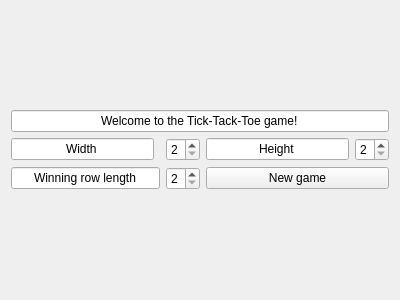
<?xml version="1.0" encoding="UTF-8"?>
<ui version="4.0">
 <class>MainWindow</class>
 <widget class="QMainWindow" name="MainWindow">
  <property name="geometry">
   <rect>
    <x>0</x>
    <y>0</y>
    <width>400</width>
    <height>300</height>
   </rect>
  </property>
  <property name="windowTitle">
   <string>MainWindow</string>
  </property>
  <widget class="QWidget" name="centralWidget">
   <layout class="QGridLayout" name="mainLayout">
    <item row="0" column="0">
     <layout class="QGridLayout" name="settingsLayout">
      <item row="2" column="2">
       <widget class="QSpinBox" name="rulesSpinBox">
        <property name="minimum">
         <number>2</number>
        </property>
        <property name="maximum">
         <number>9</number>
        </property>
       </widget>
      </item>
      <item row="1" column="3">
       <widget class="QLineEdit" name="heightText">
        <property name="text">
         <string>Height</string>
        </property>
        <property name="maxLength">
         <number>6</number>
        </property>
        <property name="cursorPosition">
         <number>0</number>
        </property>
        <property name="alignment">
         <set>Qt::AlignCenter</set>
        </property>
        <property name="readOnly">
         <bool>true</bool>
        </property>
       </widget>
      </item>
      <item row="1" column="2">
       <widget class="QSpinBox" name="widthSpinBox">
        <property name="minimum">
         <number>2</number>
        </property>
        <property name="maximum">
         <number>9</number>
        </property>
       </widget>
      </item>
      <item row="1" column="0">
       <widget class="QLineEdit" name="widthText">
        <property name="text">
         <string>Width</string>
        </property>
        <property name="maxLength">
         <number>5</number>
        </property>
        <property name="alignment">
         <set>Qt::AlignCenter</set>
        </property>
        <property name="readOnly">
         <bool>true</bool>
        </property>
       </widget>
      </item>
      <item row="2" column="0" colspan="2">
       <widget class="QLineEdit" name="rulesText">
        <property name="text">
         <string>Winning row length</string>
        </property>
        <property name="alignment">
         <set>Qt::AlignCenter</set>
        </property>
        <property name="readOnly">
         <bool>true</bool>
        </property>
       </widget>
      </item>
      <item row="1" column="4">
       <widget class="QSpinBox" name="heightSpinBox">
        <property name="minimum">
         <number>2</number>
        </property>
        <property name="maximum">
         <number>9</number>
        </property>
       </widget>
      </item>
      <item row="0" column="0" colspan="5">
       <widget class="QLineEdit" name="statusText">
        <property name="text">
         <string>Welcome to the Tick-Tack-Toe game!</string>
        </property>
        <property name="alignment">
         <set>Qt::AlignCenter</set>
        </property>
        <property name="readOnly">
         <bool>true</bool>
        </property>
       </widget>
      </item>
      <item row="2" column="3" colspan="2">
       <widget class="QPushButton" name="newGameButton">
        <property name="text">
         <string>New game</string>
        </property>
       </widget>
      </item>
     </layout>
    </item>
    <item row="1" column="0">
     <layout class="QGridLayout" name="buttonLayout"/>
    </item>
   </layout>
  </widget>
 </widget>
 <layoutdefault spacing="6" margin="11"/>
 <resources/>
 <connections/>
</ui>
